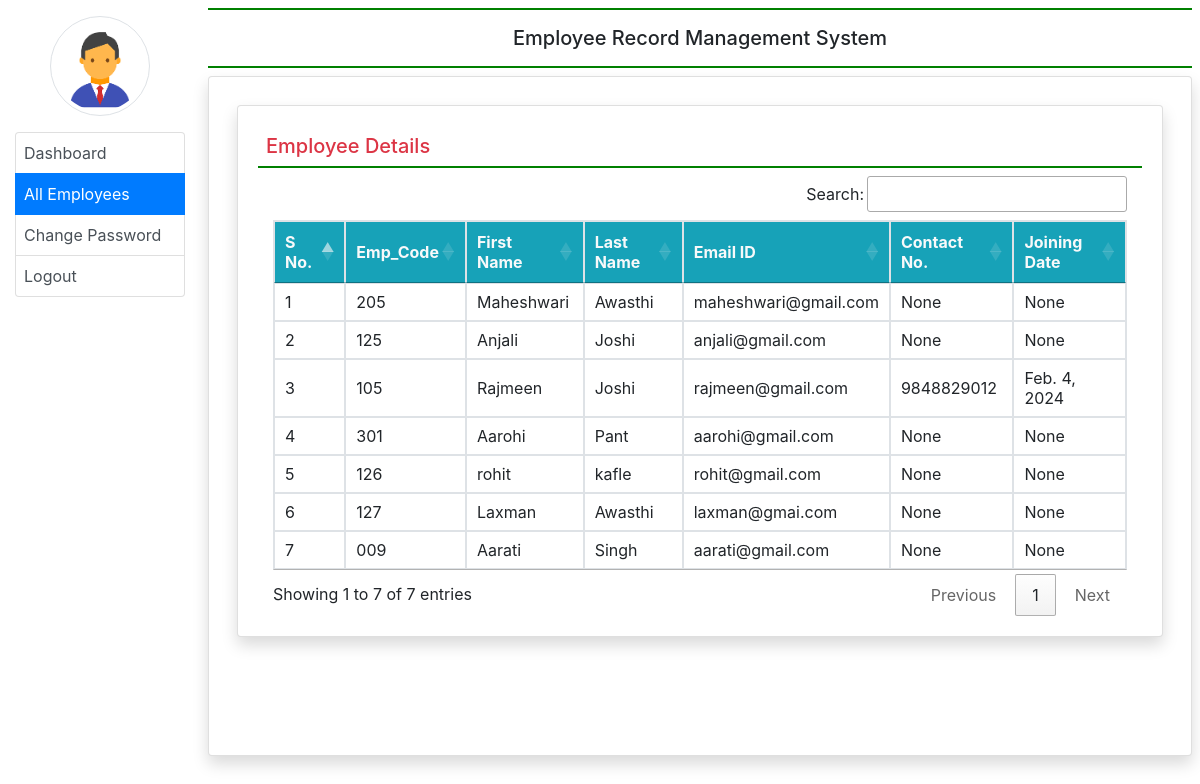
Page /all_employee/ (signed in) on the committed database.
### employee/models.py (models this page shows, shortened)
class EmployeeDetail(models.Model):
    user = models.ForeignKey(User, on_delete=models.CASCADE)
    empcode = models.CharField(max_length=50)
    empdept = models.CharField(max_length=100, null=True)
    designation = models.CharField(max_length=100)
    contact = models.CharField(max_length=15, null=True)
    joiningdate = models.DateField(null=True)

### employee/views.py (the view)
# urls.py: path('all_employee/', all_employee, name='all_employee'),
def all_employee(request):
    if not request.user.is_authenticated:
        return redirect('admin_login')
    employee = EmployeeDetail.objects.all()
    return render(request, 'all_employee.html', locals())

### employee/templates/all_employee.html
{% extends 'admin_base.html' %}
{% block main %}
<div class="card shadow m-2">
    <div class="card-body ">
        <h5 class="p-2 text-danger" style="border-bottom:2px solid green">Employee Details</h5>
    <div class="container-fluid">
        <table class="table-bordered table-hover" id="example">
            <thead class="text-light bg-info">
            <tr>
                <th>S No.</th>
                 <th>Emp_Code</th>
                 <th>First Name</th>
                 <th>Last Name</th>
                 <th>Email ID</th>
                 <th>Contact No.</th>
                 <th>Joining Date</th>
            </tr>
            </thead>
            <tbody>
            {% for i in employee%}
            <tr>
                <td>{{forloop.counter}}</td>
                <td>{{i.empcode}}</td>
                <td>{{i.user.first_name}}</td>
                <td>{{i.user.last_name}}</td>
                <td>{{i.user.username}}</td>
                <td>{{i.contact}}</td>
                <td>{{i.joiningdate}}</td>
            </tr>
            {% endfor %}
            </tbody>
        </table>
    </div>
    </div>
</div>
{% endblock %}

### employee/templates/admin_base.html (shortened to what this page needs)
{% load static %}
<html>
<head>
    <link rel="stylesheet" href="https://cdn.jsdelivr.net/npm/bootstrap@4.6.2/dist/css/bootstrap.min.css">
  <link rel="stylesheet" href="https://use.fontawesome.com/releases/v5.7.0/css/all.css">
</head>
<link rel="stylesheet" href="https://cdn.datatables.net/1.13.7/css/jquery.dataTables.min.css">
<link rel="stylesheet" href="https://cdn.datatables.net/buttons/2.4.2/css/buttons.dataTables.min.css">
<body>
<div class = "container-fluid">
    <div class="row">
        <div class="col-sm-2">
            <center><img src="{% static 'images/admin.png'%}" width="100" height="100" class="img-thumbnail rounded-circle my-3"></center>
            <div class="list-group">
                <a href="{% url 'admin_home' %}" class="list-group-item list-group-item-action{% if request.path == '/admin_home/' %} active{% endif %}">Dashboard</a>
                 <a href="{% url 'all_employee' %}" class="list-group-item list-group-item-action {% if request.path == '/all_employee/' %} active{% endif %}">All Employees</a>
                 <a href="{% url 'change_passwordadmin' %}" class="list-group-item list-group-item-action{% if request.path == '/change_passwordadmin/' %} active{% endif %}">Change Password</a>
                 <a href="{% url 'logout' %}" class="list-group-item list-group-item-action">Logout</a>
            </div>
        </div>
        <div class="col-sm-10 p-0">
            <div class="container-fluid p-2">
                <h5 class="text-center p-3 font-weigth-bold" style="border-bottom:2px solid green; border-top:2px solid green">Employee Record Management System</h5>
                <div class="card shadow" style="min-height:85vh">
                     <div class="card-body">
                         {% block main %}
                          {% endblock main %}
                  </div>
                </div>
            </div>
        </div>
    </div>
</div>
</body>
</html>

### employee/templates/admin_base.html (style rules this page uses)
.list-group-item { padding:8px !important; }

### rows in the picture
EmployeeDetail: empcode "205", user.first_name "Maheshwari", user.last_name "Awasthi", user.username "maheshwari@gmail.com", contact "None", joiningdate "None"
EmployeeDetail: empcode "125", user.first_name "Anjali", user.last_name "Joshi", user.username "anjali@gmail.com", contact "None", joiningdate "None"
EmployeeDetail: empcode "105", user.first_name "Rajmeen", user.last_name "Joshi", user.username "rajmeen@gmail.com", contact "9848829012", joiningdate "Feb. 4, 2024"
EmployeeDetail: empcode "301", user.first_name "Aarohi", user.last_name "Pant", user.username "aarohi@gmail.com", contact "None", joiningdate "None"
EmployeeDetail: empcode "126", user.first_name "rohit", user.last_name "kafle", user.username "rohit@gmail.com", contact "None", joiningdate "None"
EmployeeDetail: empcode "127", user.first_name "Laxman", user.last_name "Awasthi", user.username "laxman@gmai.com", contact "None", joiningdate "None"
EmployeeDetail: empcode "009", user.first_name "Aarati", user.last_name "Singh", user.username "aarati@gmail.com", contact "None", joiningdate "None"
